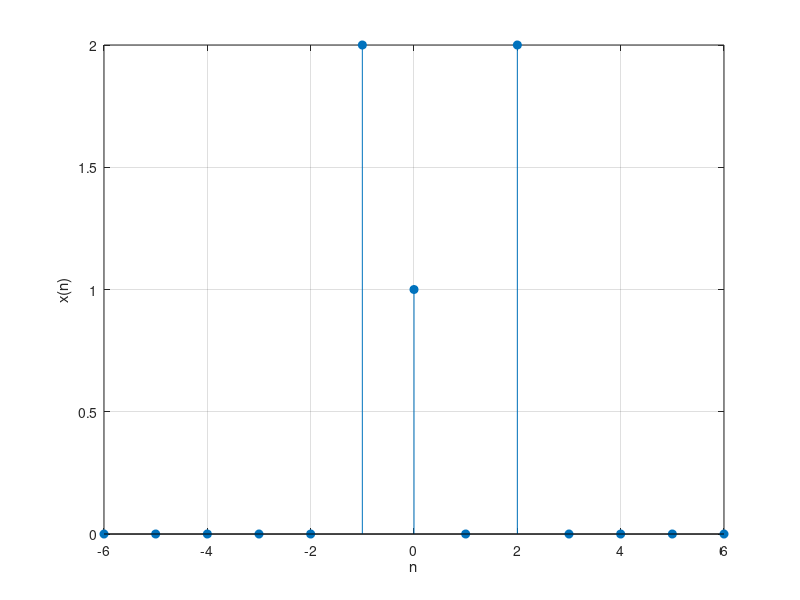
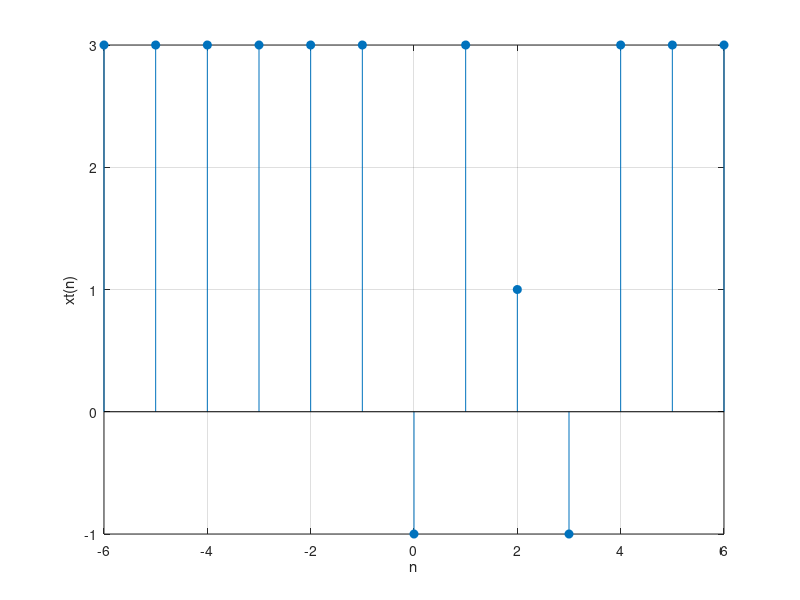

Reproduce these figures in MATLAB, in order.
close all
clear all
clc
% This MATLAB program performs the time and amplitude transformation for
% Example 9.4.
% Establish vectors of sufficient length for both x(n) and n.
n=[-10:20];
x=zeros(1,length(n));
% Enter nonzero values for x(n).
x(10)=2; x(11)=1; x(13)=2;
% Plot x(n).
figure(1),stem(n(1,5:17),x(1,5:17),'fill'),grid,xlabel('n'),ylabel('x(n)')
for k = 3:21
xt(k)=3-2*x(13-n(k));
end
figure(2),stem(n(1,5:17),xt(1,5:17),'fill'),grid,xlabel('n'),ylabel('xt(n)')